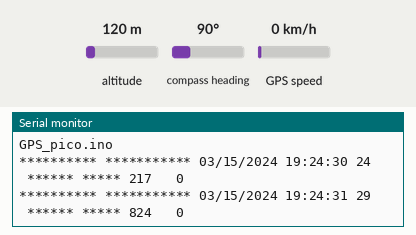
Simulated run of this sketch. Board: Arduino Mega 2560, built with avr-gcc and run on an emulated ATmega2560. Parts: the last lines printed to the serial monitor. Inputs (shaded band) come from the test bench; at power-on: altitude 120 m, GPS speed 0 km/h, compass heading 90°. The GPS gets a fix after 3 s at 37.7749, -122.4194 with 8 satellites.

Above: at 1.4 s.
1.5 s: altitude set to 104 m
At 3.0 s:
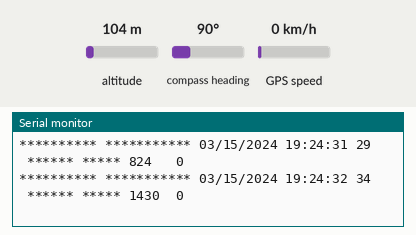
4.7 s: altitude set to 88 m
At 6.1 s:
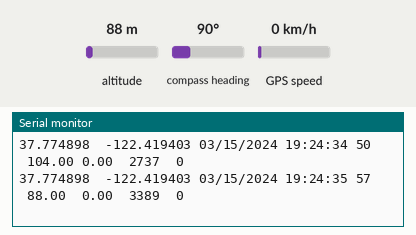
7.7 s: GPS speed set to 8 km/h
At 9.0 s:
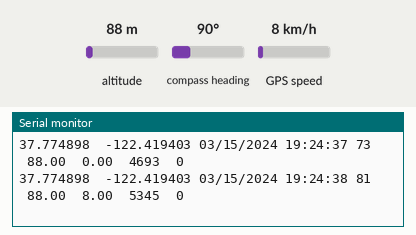
9.2 s: GPS speed set to 11 km/h
At 10.1 s:
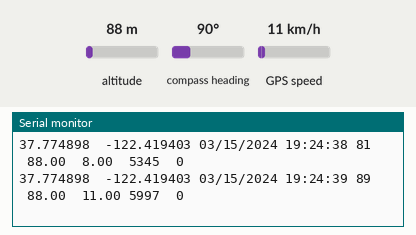

Measured:
- the behaviour switches between 100 and 99 m on altitude (found by bisection; images 1 and 2)
- the behaviour switches between 9 and 10 km/h on GPS speed (found by bisection; images 3 and 4)
- after the input at 4.7 s, the serial monitor: prints a new line after 0.55 s (image 2)
- after the input at 7.7 s, the serial monitor: prints a new line after 0.58 s (image 3)
- after the input at 9.2 s, the serial monitor: prints a new line after 0.09 s (image 4)

The sketch:

GPS_pico.ino
```cpp
#include <TinyGPSPlus.h>
#include <SoftwareSerial.h>

/*
   This sample code demonstrates the normal use of a TinyGPSPlus (TinyGPSPlus) object.
   It requires the use of SoftwareSerial, and assumes that you have a
   4800-baud serial GPS device hooked up on pins 4(rx) and 3(tx).
*/
static const int RXPin = 47, TXPin = 48;
static const uint32_t GPSBaud = 38400;

// The TinyGPSPlus object
TinyGPSPlus gps;

// The serial connection to the GPS device
SoftwareSerial ss(RXPin, TXPin);

void setup()
{
  Serial.begin(115200);
  delay(200);
  ss.begin(GPSBaud);

  Serial.println(F("GPS_pico.ino"));
  /*Serial.println(F("An extensive example of many interesting TinyGPSPlus features"));
  Serial.print(F("Testing TinyGPSPlus library v. ")); Serial.println(TinyGPSPlus::libraryVersion());
  Serial.println(F("by Mikal Hart"));
  Serial.println();
  Serial.println(F("Sats HDOP  Latitude   Longitude   Fix  Date       Time     Date Alt    Course Speed Card  Distance Course Card  Chars Sentences Checksum"));
  Serial.println(F("           (deg)      (deg)       Age                      Age  (m)    --- from GPS ----  ---- to London  ----  RX    RX        Fail"));
  Serial.println(F("----------------------------------------------------------------------------------------------------------------------------------------"));
  */
}

void loop()
{
  static const double LONDON_LAT = 51.508131, LONDON_LON = -0.128002;

  //printInt(gps.satellites.value(), gps.satellites.isValid(), 5);
  //printFloat(gps.hdop.hdop(), gps.hdop.isValid(), 6, 1);
  printFloat(gps.location.lat(), gps.location.isValid(), 11, 6);
  printFloat(gps.location.lng(), gps.location.isValid(), 12, 6);
  //printInt(gps.location.age(), gps.location.isValid(), 5);
  printDateTime(gps.date, gps.time);
  printFloat(gps.altitude.meters(), gps.altitude.isValid(), 7, 2);
  //printFloat(gps.course.deg(), gps.course.isValid(), 7, 2);
  printFloat(gps.speed.kmph(), gps.speed.isValid(), 6, 2);
  //printStr(gps.course.isValid() ? TinyGPSPlus::cardinal(gps.course.deg()) : "*** ", 6);

  /*unsigned long distanceKmToLondon =
    (unsigned long)TinyGPSPlus::distanceBetween(
      gps.location.lat(),
      gps.location.lng(),
      LONDON_LAT,
      LONDON_LON) / 1000;
  printInt(distanceKmToLondon, gps.location.isValid(), 9);
  */

  /*double courseToLondon =
    TinyGPSPlus::courseTo(
      gps.location.lat(),
      gps.location.lng(),
      LONDON_LAT,
      LONDON_LON);

  printFloat(courseToLondon, gps.location.isValid(), 7, 2);
  */

  //const char *cardinalToLondon = TinyGPSPlus::cardinal(courseToLondon);

  //printStr(gps.location.isValid() ? cardinalToLondon : "*** ", 6);

  printInt(gps.charsProcessed(), true, 6);
  //printInt(gps.sentencesWithFix(), true, 10);
  printInt(gps.failedChecksum(), true, 9);
  Serial.println();

  smartDelay(1000);

  if (millis() > 5000 && gps.charsProcessed() < 10)
    Serial.println(F("No GPS data received: check wiring"));
}

// This custom version of delay() ensures that the gps object
// is being "fed".
static void smartDelay(unsigned long ms)
{
  unsigned long start = millis();
  do
  {
    while (ss.available())
      gps.encode(ss.read());
  } while (millis() - start < ms);
}

static void printFloat(float val, bool valid, int len, int prec)
{
  if (!valid)
  {
    while (len-- > 1)
      Serial.print('*');
    Serial.print(' ');
  }
  else
  {
    Serial.print(val, prec);
    int vi = abs((int)val);
    int flen = prec + (val < 0.0 ? 2 : 1); // . and -
    flen += vi >= 1000 ? 4 : vi >= 100 ? 3 : vi >= 10 ? 2 : 1;
    for (int i=flen; i<len; ++i)
      Serial.print(' ');
  }
  smartDelay(0);
}

static void printInt(unsigned long val, bool valid, int len)
{
  char sz[32] = "*****************";
  if (valid)
    sprintf(sz, "%ld", val);
  sz[len] = 0;
  for (int i=strlen(sz); i<len; ++i)
    sz[i] = ' ';
  if (len > 0)
    sz[len-1] = ' ';
  Serial.print(sz);
  smartDelay(0);
}

static void printDateTime(TinyGPSDate &d, TinyGPSTime &t)
{
  if (!d.isValid())
  {
    Serial.print(F("********** "));
  }
  else
  {
    char sz[32];
    sprintf(sz, "%02d/%02d/%02d ", d.month(), d.day(), d.year());
    Serial.print(sz);
  }

  if (!t.isValid())
  {
    Serial.print(F("******** "));
  }
  else
  {
    char sz[32];
    sprintf(sz, "%02d:%02d:%02d ", (t.hour() + 9) % 24, t.minute(), t.second());
    Serial.print(sz);
  }

  printInt(d.age(), d.isValid(), 5);
  smartDelay(0);
}

/*static void printStr(const char *str, int len)
{
  int slen = strlen(str);
  for (int i=0; i<len; ++i)
    Serial.print(i<slen ? str[i] : ' ');
  smartDelay(0);
}
*/
```
